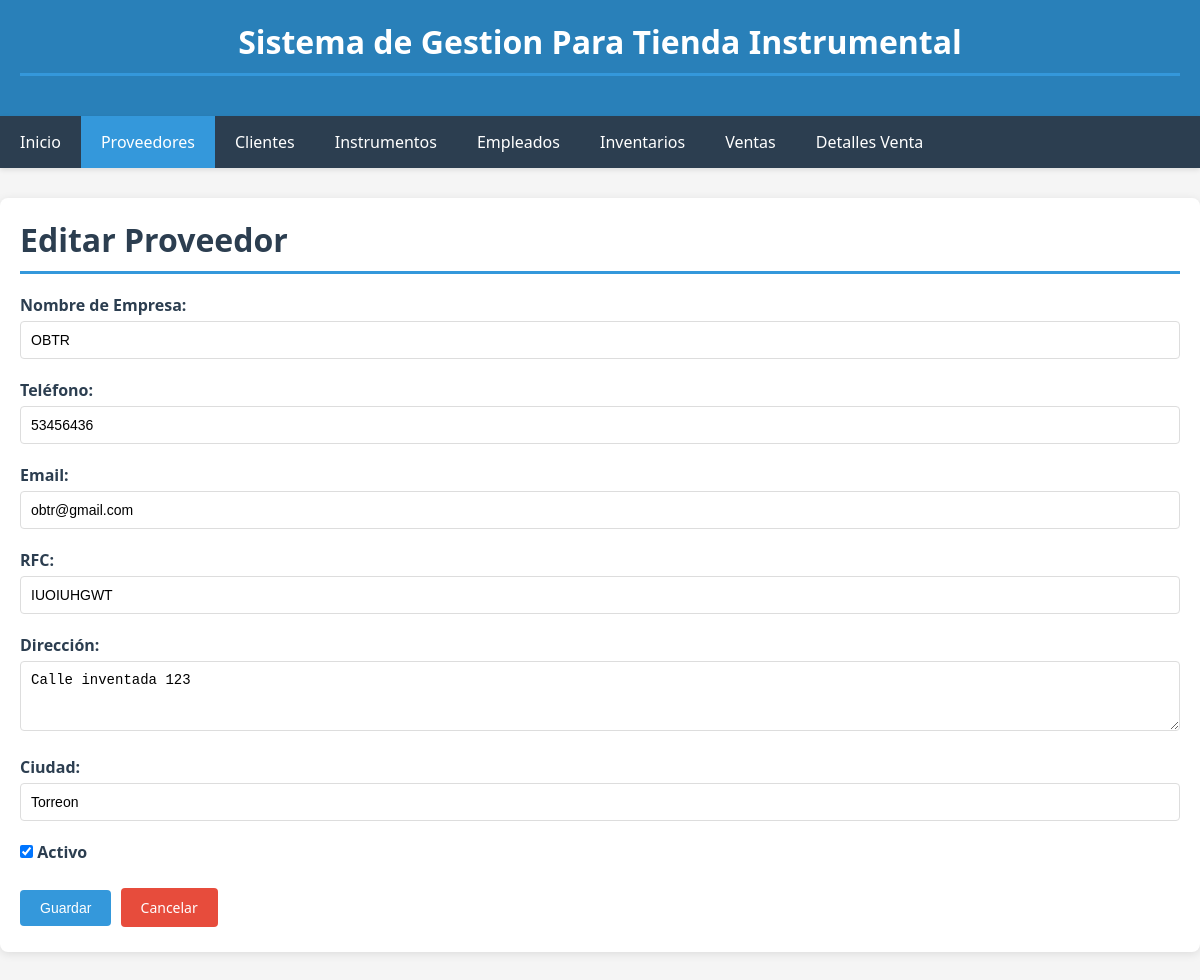
The app's page /proveedores/editar/1/ with its own data.
### app_instrumental/models.py (models this page shows, shortened)
class Proveedor(models.Model):
    nombre_empresa = models.CharField(max_length=200, verbose_name="Nombre de Empresa")
    telefono = models.CharField(max_length=20, verbose_name="Teléfono")
    email = models.EmailField(max_length=100, verbose_name="Email")
    rfc = models.CharField(max_length=100, verbose_name="RFC")
    direccion = models.TextField(blank=True, verbose_name="Dirección")
    ciudad = models.CharField(max_length=100, blank=True, verbose_name="Ciudad")
    activo = models.BooleanField(default=True, verbose_name="Activo")
    class Meta:
        verbose_name_plural = "Proveedores"

### app_instrumental/views.py (the view, shortened to what this page needs)
# urls.py: path('proveedores/editar/<int:pk>/', views.proveedor_edit, name='proveedor_edit'),
def proveedor_edit(request, pk):
    proveedor = get_object_or_404(Proveedor, pk=pk)
    return render(request, 'app_instrumental/proveedor_form.html', {'proveedor': proveedor})

### app_instrumental/templates/app_instrumental/proveedor_form.html (shortened to what this page needs)
{% extends 'app_instrumental/base.html' %}
{% block content %}
<h1>{% if proveedor %}Editar{% else %}Nuevo{% endif %} Proveedor</h1>
<form method="post">
    <div class="form-group">
        <label for="nombre_empresa">Nombre de Empresa:</label>
        <input type="text" id="nombre_empresa" name="nombre_empresa" value="{{ proveedor.nombre_empresa|default:'' }}" required>
    </div>
    <div class="form-group">
        <label for="telefono">Teléfono:</label>
        <input type="text" id="telefono" name="telefono" value="{{ proveedor.telefono|default:'' }}" required>
    </div>
    <div class="form-group">
        <label for="email">Email:</label>
        <input type="email" id="email" name="email" value="{{ proveedor.email|default:'' }}" required>
    </div>
    <div class="form-group">
        <label for="rfc">RFC:</label>
        <input type="text" id="rfc" name="rfc" value="{{ proveedor.rfc|default:'' }}" required>
    </div>
    <div class="form-group">
        <label for="direccion">Dirección:</label>
        <textarea id="direccion" name="direccion" rows="3">{{ proveedor.direccion|default:'' }}</textarea>
    </div>
    <div class="form-group">
        <label for="ciudad">Ciudad:</label>
        <input type="text" id="ciudad" name="ciudad" value="{{ proveedor.ciudad|default:'' }}">
    </div>
    <div class="form-group">
        <label for="activo">
            <input type="checkbox" id="activo" name="activo" {% if proveedor.activo or not proveedor %}checked{% endif %}>
            Activo
        </label>
    </div>
    <button type="submit" class="btn btn-primary">Guardar</button>
    <a href="{% url 'proveedores_list' %}" class="btn btn-danger">Cancelar</a>
</form>
{% endblock %}

### app_instrumental/templates/app_instrumental/base.html (style rules this page uses)
* { margin: 0; padding: 0; box-sizing: border-box; }
body { font-family: 'Segoe UI', Tahoma, Geneva, Verdana, sans-serif; background-color: #f5f5f5; }
.btn { display: inline-block; padding: 10px 20px; text-decoration: none; border-radius: 4px; cursor: pointer; border: none; font-size: 14px; transition: background-color 0.3s; margin: 5px 5px 5px 0; }
.btn-primary { background-color: #3498db; color: white; }
.btn-danger { background-color: #e74c3c; color: white; }
.form-group { margin-bottom: 20px; }
label { display: block; margin-bottom: 5px; font-weight: 600; color: #2c3e50; }
input[type="text"], input[type="email"], input[type="number"], select, textarea { width: 100%; padding: 10px; border: 1px solid #ddd; border-radius: 4px; font-size: 14px; }
h1 { color: #2c3e50; margin-bottom: 20px; padding-bottom: 10px; border-bottom: 3px solid #3498db; }

### records on screen
Proveedor: nombre_empresa "OBTR", telefono "53456436", email "obtr@gmail.com", rfc "IUOIUHGWT", direccion "Calle inventada 123", ciudad "Torreon", activo "☑"
